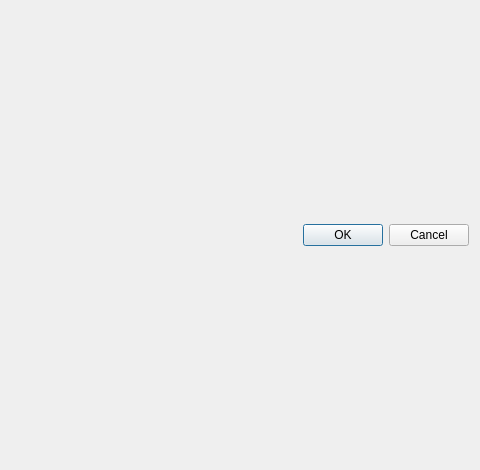
<?xml version="1.0" encoding="UTF-8"?>
<ui version="4.0">
 <class>iRICAuthDialog</class>
 <widget class="QDialog" name="iRICAuthDialog">
  <property name="geometry">
   <rect>
    <x>0</x>
    <y>0</y>
    <width>480</width>
    <height>470</height>
   </rect>
  </property>
  <property name="windowTitle">
   <string>Telemetry</string>
  </property>
  <layout class="QVBoxLayout" name="verticalLayout">
   <item>
    <layout class="QVBoxLayout" name="contentLayout"/>
   </item>
   <item>
    <widget class="QDialogButtonBox" name="buttonBox">
     <property name="orientation">
      <enum>Qt::Horizontal</enum>
     </property>
     <property name="standardButtons">
      <set>QDialogButtonBox::Cancel|QDialogButtonBox::Ok</set>
     </property>
    </widget>
   </item>
  </layout>
 </widget>
 <resources/>
 <connections>
  <connection>
   <sender>buttonBox</sender>
   <signal>accepted()</signal>
   <receiver>iRICAuthDialog</receiver>
   <slot>accept()</slot>
   <hints>
    <hint type="sourcelabel">
     <x>209</x>
     <y>449</y>
    </hint>
    <hint type="destinationlabel">
     <x>209</x>
     <y>234</y>
    </hint>
   </hints>
  </connection>
  <connection>
   <sender>buttonBox</sender>
   <signal>rejected()</signal>
   <receiver>iRICAuthDialog</receiver>
   <slot>reject()</slot>
   <hints>
    <hint type="sourcelabel">
     <x>209</x>
     <y>449</y>
    </hint>
    <hint type="destinationlabel">
     <x>209</x>
     <y>234</y>
    </hint>
   </hints>
  </connection>
 </connections>
</ui>
